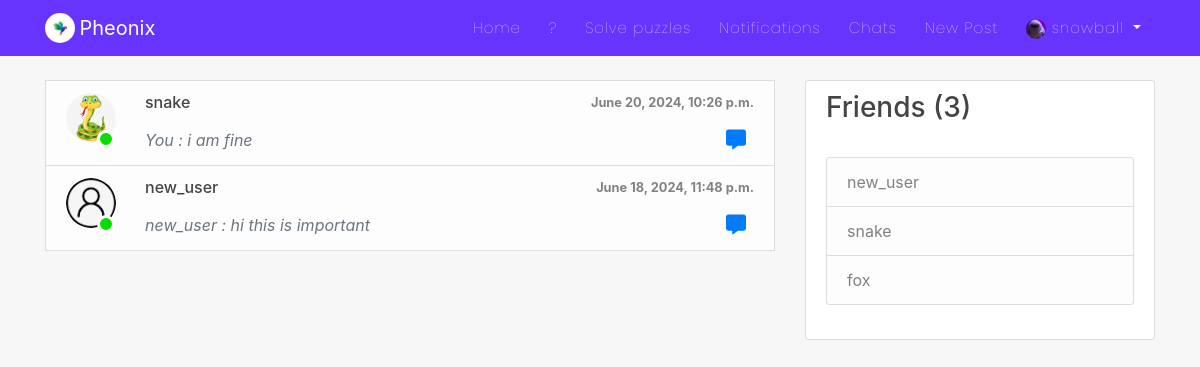
The page /chats/ (signed in) on the database its author committed.
### users/models.py (models this page shows, shortened)
class Profile(models.Model):
    user = models.OneToOneField(User, on_delete=models.CASCADE)
    is_online = models.BooleanField(default=False)
    following = models.ManyToManyField(User, related_name="following", blank=True)
    friends = models.ManyToManyField(User, related_name='my_friends', blank=True)
    bio = models.CharField(default="",blank=True,null=True,max_length=350)
    date_of_birth = models.CharField(blank=True,max_length=150)
    updated = models.DateTimeField(auto_now=True)
    created = models.DateTimeField(auto_now_add=True)
    image = models.ImageField(default='default.jpg', upload_to='profile_pics',blank=True, null=True)

### chat/models.py (models this page shows, shortened)
class Room(models.Model):
    room_id = models.AutoField(primary_key=True)
    author = models.ForeignKey(User, related_name='author_room', on_delete=models.CASCADE)
    friend = models.ForeignKey(User, related_name='friend_room', on_delete=models.CASCADE)
    created = models.DateTimeField(auto_now_add=True)

class Chat(models.Model):
    room_id = models.ForeignKey(Room, on_delete=models.CASCADE, related_name='chats')
    author = models.ForeignKey(User, on_delete=models.CASCADE, related_name='author_msg')
    friend = models.ForeignKey(User, on_delete=models.CASCADE, related_name='friend_msg')
    text = models.CharField(max_length=300)
    date = models.DateTimeField(auto_now_add=True)
    has_seen = models.BooleanField(default=False)

### chat/views.py (the view)
# urls.py: path('', views.room_enroll, name='room-enroll'),
@login_required
def room_enroll(request):
    friends = FriendList.objects.filter(user=request.user)[0].friends.all()
    all_rooms = Room.objects.filter(
        Q(author=request.user) | Q(friend=request.user)
    ).order_by('-created')
    context = {
        'all_rooms':all_rooms,
        'all_friends':friends,
    }
    return render(request, 'chat/join_room.html', context)

### chat/templates/chat/join_room.html (shortened to what this page needs)
{% extends 'blog/base.html' %}
{% load crispy_forms_tags %}
{% load humanize %}
{% block content %}
<div class="col-md-8">
    <div class="px-0">
        <div class="bg-white">
        <div class="">
            <div class="list-group rounded-0">
            {% for friend in all_rooms %}
            {% if friend.friend == request.user %}
                <div class="list-group-item list-group-item-action list-group-item-light rounded-0">
                    <div class="media">
                        <div class="img-cont2">
                            <img src="{{friend.author.profile.image.url}}" alt="room" width="50" height="50" class="rounded-circle">
                            {% if friend.friend.profile.is_online %}
                                <span class="online-circle2"></span>
                            {% else %}
                                <span class="offline-circle2"></span>
                            {% endif %}
                        </div>
                        <div class="media-body ml-4">
                            <div class="d-flex align-items-center justify-content-between mb-3">
                                <h6 class="mb-0">
                                    {{friend.author}}
                                </h6>
                                <small class="small font-weight-bold">{{friend.chats.all.last.date}}</small>
                            </div>
                            <p class="font-italic text-muted mb-0 text-small d-inline">
                                {% if friend.chats.all.last.text %}
                                    {% if friend.chats.all.last.author == request.user %}
                                        You : {{friend.chats.all.last.text|truncatechars_html:"30"}}
                                    {% else %}
                                        {{friend.chats.all.last.author}} : {{friend.chats.all.last.text|truncatechars_html:"30"}}
                                    {% endif %}
                                {% endif %}
                            </p>
                            <div class="float-right d-inline">
                                <a class="p-2 h5" href="{% url 'room-choice' friend.author.pk %}"><i class="fas fa-comment-alt"></i></a>
                            </div>
                        </div>
                    </div>
                </div>
            {% else %}
                <div class="list-group-item list-group-item-action list-group-item-light rounded-0">
                    <div class="media">
                        <div class="img-cont2">
                            <img src="{{friend.friend.profile.image.url}}" alt="room" width="50" height="50" class="rounded-circle">
                            {% if friend.friend.profile.is_online %}
                                <span class="online-circle2"></span>
                            {% else %}
                                <span class="offline-circle2"></span>
                            {% endif %}
                        </div>
                        <div class="media-body ml-4">
                            <div class="d-flex align-items-center justify-content-between mb-3">
                                <h6 class="mb-0">
                                    {{friend.friend}}
                                </h6>
                                <small class="small font-weight-bold">{{friend.chats.all.last.date}}</small>
                            </div>
                            <p class="font-italic text-muted mb-0 text-small d-inline">
                                {% if friend.chats.all.last.text %}
                                    {% if friend.chats.all.last.author == request.user %}
                                        You : {{friend.chats.all.last.text|truncatechars_html:"30"}}
                                    {% else %}
                                        {{friend.chats.all.last.author}} : {{friend.chats.all.last.text|truncatechars_html:"30"}}
                                    {% endif %}
                                {% endif %}
                            </p>
                            <div class="float-right d-inline">
                                <a class="p-2 h5" href="{% url 'room-choice' friend.friend.pk %}"><i class="fas fa-comment-alt"></i></a>
                            </div>
                        </div>
                    </div>
                </div>
            {% endif %}
            {% endfor %}
            </div>
        </div>
        </div>
    </div>
<br>
</div>
<br>
<div class="col-md-4">
    <div class="content-section">
        <h3>Friends ({{all_friends.count}})</h3>
        <br>
            <ul class="list-group">
                {% for frnd in all_friends %}
                    <li class="list-group-item list-group-item-light">{{frnd}}</li>
                {% endfor %}
            </ul>
        <br>
    </div>
</div>
{% endblock %}

### blog/templates/blog/navbar.html (shortened to what this page needs)
<nav class="navbar navbar-expand-md navbar-dark bg-steel fixed-top">
    <div class="container">
        <img class="rounded-circle" style="height: 30px; width: 30px;" src="/static/blog/images/pheonix.png" alt="">&nbsp;
      <a class="navbar-brand mr-4 pr-3" href="{% url 'Pheonix' %}">Pheonix</a>
      <div class="collapse navbar-collapse" id="navbarToggle">
        <div class="navbar-nav">
          <a class="nav-item nav-link" href="{% url 'blog-home' %}">Home</a>
          <a class="nav-item nav-link" href="/">?</a>
          <a class="nav-item nav-link" href="{% url 'play_game' %}">Solve puzzles</a>
          {% if user.is_authenticated %}
          <a class="nav-item nav-link" href="{% url 'show-notifications' %}">Notifications</a>
          <a class="nav-item nav-link" href="{% url 'room-enroll' %}">Chats</a>
          <a class="nav-item nav-link" href="{% url 'post-create' %}">New Post</a>
          {% endif %}
          {% if user.is_authenticated %}
            <div class="dropdown">
              <a class="dropdown-toggle nav-link" href="#" role="button" id="dropdownMenuLink2" data-toggle="dropdown" aria-haspopup="true" aria-expanded="false">
                <img class="rounded-circle" style="height: 20px; width: 20px;" src="{{user.profile.image.url}}" alt="">&nbsp;{{user}}
              </a>
            </div>
          {% else %}
            <a class="nav-item nav-link" href="{% url 'account_login' %}">Login</a>
            <a class="nav-item nav-link" href="{% url 'register' %}">Register</a>
          {% endif %}
        </div>
      </div>
    </div>
</nav>

### blog/static/blog/main.css (style rules this page uses)
body { background: #f7f7f7; color: #333333; margin-top: 5rem; scroll-behavior: smooth; }
h1, h2, h3, h4, h5, h6 { color: #444444; }
ul { margin: 0; }
.bg-steel { background: #6633FF; }
.site-header .navbar-nav .nav-link { color: #ffffff; font-family:'Poppins'; font-weight: 100; margin: 0px 6px; font-size: 15px; letter-spacing: 1px; }
.content-section { background: #ffffff; padding: 10px 20px; border: 1px solid #dddddd; border-radius: 3px; margin-bottom: 20px; }
.img-cont2 { height: 55px; width: 55px; position: relative; }
.online-circle2 { width: 18px; height: 18px; border-radius: 50%; background-color:#07dd00; border: 3px solid white; bottom: 0; right: 6px; position: absolute; }

### rows shown on the page
Room: friend.profile.image (picture), friend "snake", chats.all.last "June 20, 2024, 10:26 p.m.", chats.all.last.text "i am fine"
Room: author.profile.image (placeholder picture), author "new_user", chats.all.last "June 18, 2024, 11:48 p.m.", chats.all.last.author "new_user", chats.all.last.text "hi this is important"

### other values the page prints
{{ user }} "snowball"
{{ all_friends.count }} "3"
{{ frnd }} "new_user"
{{ frnd }} "snake"
{{ frnd }} "fox"
